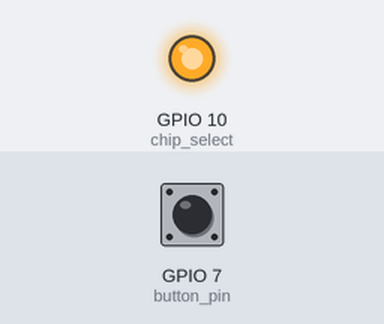
A sketch run on a simulated ESP32-S3. Parts: output pins drawn as LEDs (lit = HIGH). Inputs (shaded band) come from the test bench; at power-on: GPIO 7 (button_pin) HIGH. WiFi joins after 1.5 s; servers stay silent unless stated.

Above: at 0.1 s.
Timing chart, 0 to 1.6 s (numbered marks = the images above):
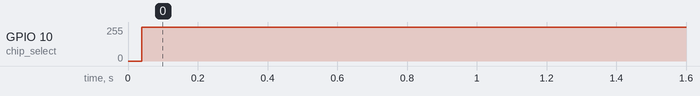

The sketch:

2.Send_data_via_wifi_250_sapmles.ino
```cpp
#include <WiFi.h>
#include <WiFiUdp.h>
#include <SPI.h>

// =====================
// PIN DEFINITIONS
// =====================
const int button_pin  = 7;     // Button pin (HIGH -> LOW on press)
const int chip_select = 10;    // SPI CS pin
const int test_DRDY   = 5;

// =====================
// DATA BUFFER
// =====================
const int size_of_data = 675;
byte output[size_of_data];
int sc = 0;

// =====================
// WIFI SETTINGS
// =====================
char ssid[] = "your Wi-Fi";
char pass[] = "your Password";
WiFiUDP udp;

// =====================
// BUTTON STATE
// =====================
int lastButtonState = HIGH;
bool captureEnabled = false;

// =====================
// SPI HELPERS
// =====================
void sendCommand(byte command)
{
  digitalWrite(chip_select, LOW);
  SPI.transfer(command);
  digitalWrite(chip_select, HIGH);
}

void writeByte(byte reg, byte data)
{
  byte tx[3];
  tx[0] = 0x40 | reg;
  tx[1] = 0x00;
  tx[2] = data;

  digitalWrite(chip_select, LOW);
  SPI.transfer(tx, 3);
  digitalWrite(chip_select, HIGH);
}

// =====================
// SETUP
// =====================
void setup()
{
  // ---------- PINS ----------
  pinMode(button_pin, INPUT_PULLUP);  // HIGH = released, LOW = pressed
  pinMode(chip_select, OUTPUT);
  digitalWrite(chip_select, HIGH);

  // ---------- SPI ----------
  SPI.begin();
  SPI.beginTransaction(SPISettings(1000000, MSBFIRST, SPI_MODE1));

  sendCommand(0x02); // wakeup
  sendCommand(0x0A); // stop
  sendCommand(0x06); // reset
  sendCommand(0x11); // sdatac

  // ---------- ADC CONFIG ----------
  writeByte(0x01, 0x96);
  writeByte(0x02, 0xD4);
  writeByte(0x03, 0xFF);
  writeByte(0x04, 0x00);
  writeByte(0x0D, 0x00);
  writeByte(0x0E, 0x00);
  writeByte(0x0F, 0x00);
  writeByte(0x10, 0x00);
  writeByte(0x11, 0x00);
  writeByte(0x15, 0x20);
  writeByte(0x17, 0x00);
  writeByte(0x05, 0x00);
  writeByte(0x06, 0x00);
  writeByte(0x07, 0x00);
  writeByte(0x08, 0x00);
  writeByte(0x09, 0x00);
  writeByte(0x0A, 0x00);
  writeByte(0x0B, 0x00);
  writeByte(0x0C, 0x00);
  writeByte(0x14, 0x80);

  sendCommand(0x10); // start
  sendCommand(0x08); // rdatac

  // ---------- WIFI ----------
  WiFi.begin(ssid, pass);
  while (WiFi.status() != WL_CONNECTED)
  {
    delay(100);
  }

  udp.begin(13900);
}

// =====================
// LOOP
// =====================
void loop()
{
  // ---------- BUTTON EDGE DETECTION ----------
  int currentButtonState = digitalRead(button_pin);

  // Falling edge: HIGH -> LOW
  if (lastButtonState == HIGH && currentButtonState == LOW)
  {
    captureEnabled = !captureEnabled; // toggle capture
    sc = 0;                            // reset buffer
  }

  lastButtonState = currentButtonState;

  // ---------- DATA CAPTURE ----------
  if (captureEnabled)
  {
    for (int i = 0; i < 27; i++)
    {
      output[sc++] = SPI.transfer(0xFF);
    }

    // ---------- SEND UDP ----------
    if (sc >= size_of_data)
    {
      udp.beginPacket("192.168.1.241", 13900);  // replace for your ip 192.168.1.241"
      udp.write(output, size_of_data);
      udp.endPacket();
      sc = 0;
    }
  }
}
```
